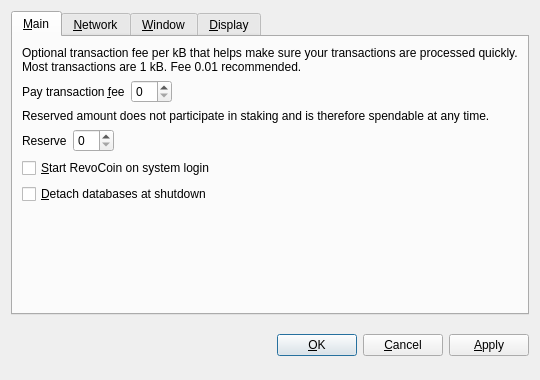
<?xml version="1.0" encoding="UTF-8"?>
<ui version="4.0">
 <class>OptionsDialog</class>
 <widget class="QDialog" name="OptionsDialog">
  <property name="geometry">
   <rect>
    <x>0</x>
    <y>0</y>
    <width>540</width>
    <height>380</height>
   </rect>
  </property>
  <property name="windowTitle">
   <string>Options</string>
  </property>
  <property name="modal">
   <bool>true</bool>
  </property>
  <layout class="QVBoxLayout" name="verticalLayout">
   <item>
    <widget class="QTabWidget" name="tabWidget">
     <property name="tabPosition">
      <enum>QTabWidget::North</enum>
     </property>
     <property name="currentIndex">
      <number>0</number>
     </property>
     <widget class="QWidget" name="tabMain">
      <attribute name="title">
       <string>&amp;Main</string>
      </attribute>
      <layout class="QVBoxLayout" name="verticalLayout_Main">
       <item>
        <widget class="QLabel" name="transactionFeeInfoLabel">
         <property name="text">
          <string>Optional transaction fee per kB that helps make sure your transactions are processed quickly. Most transactions are 1 kB. Fee 0.01 recommended.</string>
         </property>
         <property name="textFormat">
          <enum>Qt::PlainText</enum>
         </property>
         <property name="wordWrap">
          <bool>true</bool>
         </property>
        </widget>
       </item>
       <item>
        <layout class="QHBoxLayout" name="horizontalLayoutFee">
         <item>
          <widget class="QLabel" name="transactionFeeLabel">
           <property name="text">
            <string>Pay transaction &amp;fee</string>
           </property>
           <property name="textFormat">
            <enum>Qt::PlainText</enum>
           </property>
           <property name="buddy">
            <cstring>transactionFee</cstring>
           </property>
          </widget>
         </item>
         <item>
          <widget class="BitcoinAmountField" name="transactionFee"/>
         </item>
         <item>
          <spacer name="horizontalSpacerFee">
           <property name="orientation">
            <enum>Qt::Horizontal</enum>
           </property>
           <property name="sizeHint" stdset="0">
            <size>
             <width>40</width>
             <height>20</height>
            </size>
           </property>
          </spacer>
         </item>
        </layout>
       </item>
       <item>
        <widget class="QLabel" name="reserveBalanceInfoLabel">
         <property name="text">
          <string>Reserved amount does not participate in staking and is therefore spendable at any time.</string>
         </property>
         <property name="textFormat">
          <enum>Qt::PlainText</enum>
         </property>
         <property name="wordWrap">
          <bool>true</bool>
         </property>
        </widget>
       </item>
       <item>
        <layout class="QHBoxLayout" name="horizontalLayoutReserveBalance">
         <item>
          <widget class="QLabel" name="reserveBalanceLabel">
           <property name="text">
            <string>Reserve</string>
           </property>
           <property name="textFormat">
            <enum>Qt::PlainText</enum>
           </property>
           <property name="buddy">
            <cstring>reserveBalance</cstring>
           </property>
          </widget>
         </item>
         <item>
          <widget class="BitcoinAmountField" name="reserveBalance"/>
         </item>
         <item>
          <spacer name="horizontalSpacerReserveBalance">
           <property name="orientation">
            <enum>Qt::Horizontal</enum>
           </property>
           <property name="sizeHint" stdset="0">
            <size>
             <width>40</width>
             <height>20</height>
            </size>
           </property>
          </spacer>
         </item>
        </layout>
       </item>
       <item>
        <widget class="QCheckBox" name="bitcoinAtStartup">
         <property name="toolTip">
          <string>Automatically start RevoCoin after logging in to the system.</string>
         </property>
         <property name="text">
          <string>&amp;Start RevoCoin on system login</string>
         </property>
        </widget>
       </item>
       <item>
        <widget class="QCheckBox" name="detachDatabases">
         <property name="toolTip">
          <string>Detach block and address databases at shutdown. This means they can be moved to another data directory, but it slows down shutdown. The wallet is always detached.</string>
         </property>
         <property name="text">
          <string>&amp;Detach databases at shutdown</string>
         </property>
        </widget>
       </item>
       <item>
        <spacer name="verticalSpacer_Main">
         <property name="orientation">
          <enum>Qt::Vertical</enum>
         </property>
         <property name="sizeHint" stdset="0">
          <size>
           <width>20</width>
           <height>40</height>
          </size>
         </property>
        </spacer>
       </item>
      </layout>
     </widget>
     <widget class="QWidget" name="tabNetwork">
      <attribute name="title">
       <string>&amp;Network</string>
      </attribute>
      <layout class="QVBoxLayout" name="verticalLayout_Network">
       <item>
        <widget class="QCheckBox" name="mapPortUpnp">
         <property name="toolTip">
          <string>Automatically open the RevoCoin client port on the router. This only works when your router supports UPnP and it is enabled.</string>
         </property>
         <property name="text">
          <string>Map port using &amp;UPnP</string>
         </property>
        </widget>
       </item>
       <item>
        <widget class="QCheckBox" name="connectSocks">
         <property name="toolTip">
          <string>Connect to the RevoCoin network through a SOCKS proxy (e.g. when connecting through Tor).</string>
         </property>
         <property name="text">
          <string>&amp;Connect through SOCKS proxy:</string>
         </property>
        </widget>
       </item>
       <item>
        <layout class="QHBoxLayout" name="horizontalLayout_Network">
         <item>
          <widget class="QLabel" name="proxyIpLabel">
           <property name="text">
            <string>Proxy &amp;IP:</string>
           </property>
           <property name="textFormat">
            <enum>Qt::PlainText</enum>
           </property>
           <property name="buddy">
            <cstring>proxyIp</cstring>
           </property>
          </widget>
         </item>
         <item>
          <widget class="QValidatedLineEdit" name="proxyIp">
           <property name="maximumSize">
            <size>
             <width>140</width>
             <height>16777215</height>
            </size>
           </property>
           <property name="toolTip">
            <string>IP address of the proxy (e.g. 127.0.0.1)</string>
           </property>
          </widget>
         </item>
         <item>
          <widget class="QLabel" name="proxyPortLabel">
           <property name="text">
            <string>&amp;Port:</string>
           </property>
           <property name="textFormat">
            <enum>Qt::PlainText</enum>
           </property>
           <property name="buddy">
            <cstring>proxyPort</cstring>
           </property>
          </widget>
         </item>
         <item>
          <widget class="QLineEdit" name="proxyPort">
           <property name="maximumSize">
            <size>
             <width>55</width>
             <height>16777215</height>
            </size>
           </property>
           <property name="toolTip">
            <string>Port of the proxy (e.g. 9050)</string>
           </property>
          </widget>
         </item>
         <item>
          <widget class="QLabel" name="socksVersionLabel">
           <property name="text">
            <string>SOCKS &amp;Version:</string>
           </property>
           <property name="textFormat">
            <enum>Qt::PlainText</enum>
           </property>
           <property name="buddy">
            <cstring>socksVersion</cstring>
           </property>
          </widget>
         </item>
         <item>
          <widget class="QValueComboBox" name="socksVersion">
           <property name="toolTip">
            <string>SOCKS version of the proxy (e.g. 5)</string>
           </property>
          </widget>
         </item>
         <item>
          <spacer name="horizontalSpacer_Network">
           <property name="orientation">
            <enum>Qt::Horizontal</enum>
           </property>
           <property name="sizeHint" stdset="0">
            <size>
             <width>40</width>
             <height>20</height>
            </size>
           </property>
          </spacer>
         </item>
        </layout>
       </item>
       <item>
        <spacer name="verticalSpacer_Network">
         <property name="orientation">
          <enum>Qt::Vertical</enum>
         </property>
         <property name="sizeHint" stdset="0">
          <size>
           <width>20</width>
           <height>40</height>
          </size>
         </property>
        </spacer>
       </item>
      </layout>
     </widget>
     <widget class="QWidget" name="tabWindow">
      <attribute name="title">
       <string>&amp;Window</string>
      </attribute>
      <layout class="QVBoxLayout" name="verticalLayout_Window">
       <item>
        <widget class="QCheckBox" name="minimizeToTray">
         <property name="toolTip">
          <string>Show only a tray icon after minimizing the window.</string>
         </property>
         <property name="text">
          <string>&amp;Minimize to the tray instead of the taskbar</string>
         </property>
        </widget>
       </item>
       <item>
        <widget class="QCheckBox" name="minimizeOnClose">
         <property name="toolTip">
          <string>Minimize instead of exit the application when the window is closed. When this option is enabled, the application will be closed only after selecting Quit in the menu.</string>
         </property>
         <property name="text">
          <string>M&amp;inimize on close</string>
         </property>
        </widget>
       </item>
       <item>
        <spacer name="verticalSpacer_Window">
         <property name="orientation">
          <enum>Qt::Vertical</enum>
         </property>
         <property name="sizeHint" stdset="0">
          <size>
           <width>20</width>
           <height>40</height>
          </size>
         </property>
        </spacer>
       </item>
      </layout>
     </widget>
     <widget class="QWidget" name="tabDisplay">
      <attribute name="title">
       <string>&amp;Display</string>
      </attribute>
      <layout class="QVBoxLayout" name="verticalLayout_Display">
       <item>
        <layout class="QHBoxLayout" name="horizontalLayout_1_Display">
         <item>
          <widget class="QLabel" name="langLabel">
           <property name="text">
            <string>User Interface &amp;language:</string>
           </property>
           <property name="textFormat">
            <enum>Qt::PlainText</enum>
           </property>
           <property name="buddy">
            <cstring>lang</cstring>
           </property>
          </widget>
         </item>
         <item>
          <widget class="QValueComboBox" name="lang">
           <property name="toolTip">
            <string>The user interface language can be set here. This setting will take effect after restarting RevoCoin.</string>
           </property>
          </widget>
         </item>
        </layout>
       </item>
       <item>
        <layout class="QHBoxLayout" name="horizontalLayout_2_Display">
         <item>
          <widget class="QLabel" name="unitLabel">
           <property name="text">
            <string>&amp;Unit to show amounts in:</string>
           </property>
           <property name="textFormat">
            <enum>Qt::PlainText</enum>
           </property>
           <property name="buddy">
            <cstring>unit</cstring>
           </property>
          </widget>
         </item>
         <item>
          <widget class="QValueComboBox" name="unit">
           <property name="toolTip">
            <string>Choose the default subdivision unit to show in the interface and when sending coins.</string>
           </property>
          </widget>
         </item>
        </layout>
       </item>
       <item>
        <widget class="QCheckBox" name="displayAddresses">
         <property name="toolTip">
          <string>Whether to show RevoCoin addresses in the transaction list or not.</string>
         </property>
         <property name="text">
          <string>&amp;Display addresses in transaction list</string>
         </property>
        </widget>
       </item>
       <item>
        <widget class="QCheckBox" name="coinControlFeatures">
         <property name="toolTip">
          <string>Whether to show coin control features or not.</string>
         </property>
         <property name="text">
          <string>Display coin &amp;control features (experts only!)</string>
         </property>
        </widget>
       </item>
       <item>
        <spacer name="verticalSpacer_Display">
         <property name="orientation">
          <enum>Qt::Vertical</enum>
         </property>
         <property name="sizeHint" stdset="0">
          <size>
           <width>20</width>
           <height>40</height>
          </size>
         </property>
        </spacer>
       </item>
      </layout>
     </widget>
    </widget>
   </item>
   <item>
    <layout class="QHBoxLayout" name="horizontalLayout_Buttons">
     <item>
      <spacer name="horizontalSpacer_1">
       <property name="orientation">
        <enum>Qt::Horizontal</enum>
       </property>
       <property name="sizeHint" stdset="0">
        <size>
         <width>40</width>
         <height>48</height>
        </size>
       </property>
      </spacer>
     </item>
     <item>
      <widget class="QLabel" name="statusLabel">
       <property name="font">
        <font>
         <weight>75</weight>
         <bold>true</bold>
        </font>
       </property>
       <property name="text">
        <string/>
       </property>
       <property name="textFormat">
        <enum>Qt::PlainText</enum>
       </property>
       <property name="wordWrap">
        <bool>true</bool>
       </property>
      </widget>
     </item>
     <item>
      <spacer name="horizontalSpacer_2">
       <property name="orientation">
        <enum>Qt::Horizontal</enum>
       </property>
       <property name="sizeHint" stdset="0">
        <size>
         <width>40</width>
         <height>48</height>
        </size>
       </property>
      </spacer>
     </item>
     <item>
      <widget class="QPushButton" name="okButton">
       <property name="text">
        <string>&amp;OK</string>
       </property>
      </widget>
     </item>
     <item>
      <widget class="QPushButton" name="cancelButton">
       <property name="text">
        <string>&amp;Cancel</string>
       </property>
       <property name="autoDefault">
        <bool>false</bool>
       </property>
      </widget>
     </item>
     <item>
      <widget class="QPushButton" name="applyButton">
       <property name="text">
        <string>&amp;Apply</string>
       </property>
       <property name="autoDefault">
        <bool>false</bool>
       </property>
      </widget>
     </item>
    </layout>
   </item>
  </layout>
 </widget>
 <customwidgets>
  <customwidget>
   <class>BitcoinAmountField</class>
   <extends>QSpinBox</extends>
   <header>bitcoinamountfield.h</header>
  </customwidget>
  <customwidget>
   <class>QValueComboBox</class>
   <extends>QComboBox</extends>
   <header>qvaluecombobox.h</header>
  </customwidget>
  <customwidget>
   <class>QValidatedLineEdit</class>
   <extends>QLineEdit</extends>
   <header>qvalidatedlineedit.h</header>
  </customwidget>
 </customwidgets>
 <resources/>
 <connections/>
</ui>
